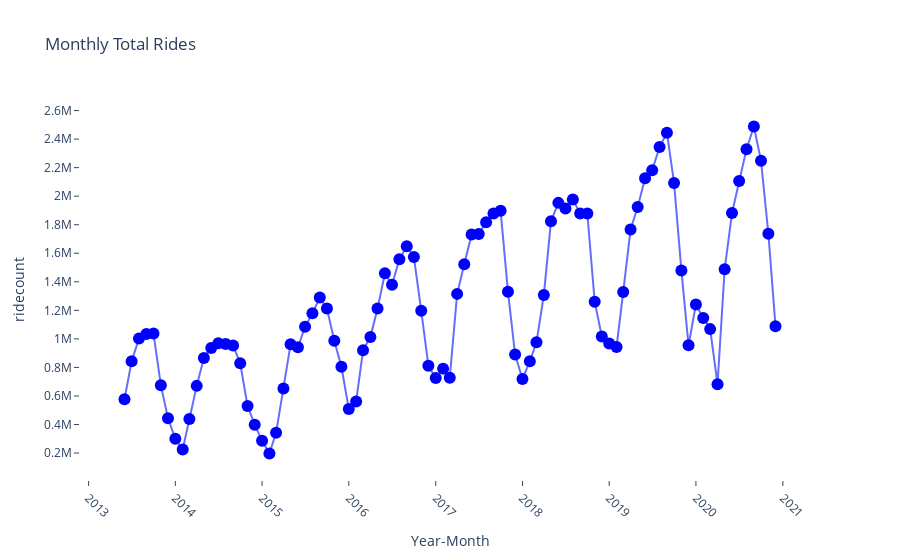

Here is the notebook cell this chart was saved with:
### Code cell
fig = px.line(data, 
              x='ym', 
              y='ridecount', 
              title="Monthly Total Rides",
              labels = dict(total_rides="Total Number of Rides", ym="Year-Month"),
              markers=True)
fig.layout.plot_bgcolor = 'white'
fig.update_traces(marker={'size': 12,
                          'color': 'blue'})
fig.update_yaxes(nticks=15, ticks = 'outside', showgrid = False)
fig.update_xaxes(nticks = 15, tickangle=45, ticks = 'outside', showgrid = False)
fig.show()

### Figure 1 — Plotly figure (JSON) as saved in the notebook; plotly's stock layout.template omitted (floating-point values rounded to 4 significant figures)
{"data": [{"hovertemplate": "Year-Month=%{x}<br>ridecount=%{y}<extra></extra>", "legendgroup": "", "line": {"color": "#636efa", "dash": "solid"}, "marker": {"color": "blue", "size": 12, "symbol": "circle"}, "mode": "markers+lines", "name": "", "orientation": "v", "showlegend": false, "type": "scatter", "x": ["2020-12", "2020-11", "2020-10", "2020-9", "2020-8", "2020-7", "2020-6", "2020-5", "2020-4", "2020-3", "2020-2", "2020-1", "2019-12", "2019-11", "2019-10", "2019-9", "2019-8", "2019-7", "2019-6", "2019-5", "2019-4", "2019-3", "2019-2", "2019-1", "2018-12", "2018-11", "2018-10", "2018-9", "2018-8", "2018-7", "2018-6", "2018-5", "2018-4", "2018-3", "2018-2", "2018-1", "2017-12", "2017-11", "2017-10", "2017-9", "2017-8", "2017-7", "2017-6", "2017-5", "2017-4", "2017-3", "2017-2", "2017-1", "2016-12", "2016-11", "2016-10", "2016-9", "2016-8", "2016-7", "2016-6", "2016-5", "2016-4", "2016-3", "2016-2", "2016-1", "2015-12", "2015-11", "2015-10", "2015-9", "2015-8", "2015-7", "2015-6", "2015-5", "2015-4", "2015-3", "2015-2", "2015-1", "2014-12", "2014-11", "2014-10", "2014-9", "2014-8", "2014-7", "2014-6", "2014-5", "2014-4", "2014-3", "2014-2", "2014-1", "2013-12", "2013-11", "2013-10", "2013-9", "2013-8", "2013-7", "2013-6"], "xaxis": "x", "y": [1088929, 1736704, 2248869, 2488225, 2329514, 2105808, 1882273, 1487890, 682762, 1068457, 1146830, 1240596, 955210, 1478708, 2092573, 2444900, 2344224, 2181064, 2125370, 1924563, 1766094, 1327960, 943744, 967287, 1016505, 1260355, 1878657, 1877884, 1977177, 1913625, 1953103, 1824710, 1307543, 976672, 843114, 718994, 889967, 1330649, 1897592, 1878098, 1816498, 1735599, 1731594, 1523268, 1315404, 727665, 791647, 726676, 812192, 1196942, 1573872, 1648856, 1557663, 1380110, 1460318, 1212280, 1013149, 919921, 560874, 509478, 804125, 987245, 1212277, 1289699, 1179044, 1085676, 941219, 961986, 652390, 341826, 196930, 285552, 399069, 529188, 828711, 953887, 963489, 968842, 936880, 866117, 670780, 439117, 224736, 300400, 443966, 675774, 1037712, 1034359, 1001958, 843417, 577702], "yaxis": "y"}], "layout": {"legend": {"tracegroupgap": 0}, "plot_bgcolor": "white", "title": {"text": "Monthly Total Rides"}, "xaxis": {"anchor": "y", "domain": [0, 1], "nticks": 15, "showgrid": false, "tickangle": 45, "ticks": "outside", "title": {"text": "Year-Month"}}, "yaxis": {"anchor": "x", "domain": [0, 1], "nticks": 15, "showgrid": false, "ticks": "outside", "title": {"text": "ridecount"}}}}
